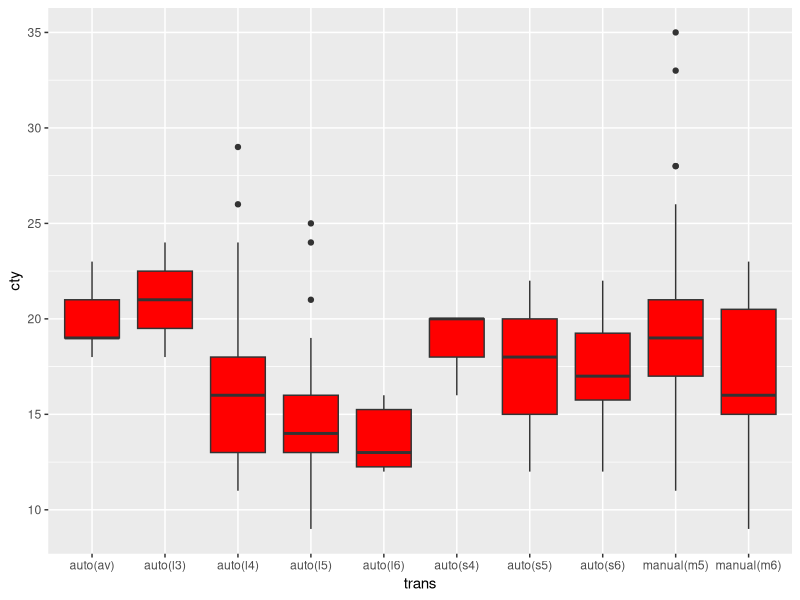

The R script that drew this image:
## ---- chunk 1
knitr::opts_chunk$set(echo = TRUE)
library(tidyverse)


## ---- chunk 2
mpg
ggplot(mpg, aes(x = trans, y = cty) ) + geom_boxplot(fill = "red")

